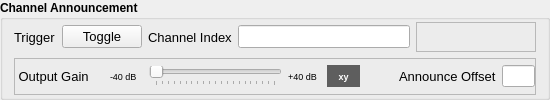
              <widget class="QGroupBox" name="groupBox_announce">
               <property name="font">
                <font>
                 <pointsize>9</pointsize>
                 <weight>75</weight>
                 <bold>true</bold>
                </font>
               </property>
               <property name="title">
                <string>Channel Announcement</string>
               </property>
               <layout class="QGridLayout" name="gridLayout_6">
                <property name="topMargin">
                 <number>2</number>
                </property>
                <property name="bottomMargin">
                 <number>2</number>
                </property>
                <item row="0" column="4">
                 <widget class="QFrame" name="frame">
                  <property name="minimumSize">
                   <size>
                    <width>120</width>
                    <height>30</height>
                   </size>
                  </property>
                  <property name="font">
                   <font>
                    <pointsize>8</pointsize>
                    <weight>50</weight>
                    <bold>false</bold>
                   </font>
                  </property>
                  <property name="accessibleDescription">
                   <string>chanAnn_node:/playback/current_status:BEHAVIOR=JVX_WW_COMBOBOX_READ_ONCE,UIELEMENTTP=JVX_WW_FRAME_ELEMENTS_LABELS,MINSIZEW=50,RTUPDATE=yes</string>
                  </property>
                  <property name="frameShape">
                   <enum>QFrame::StyledPanel</enum>
                  </property>
                  <property name="frameShadow">
                   <enum>QFrame::Raised</enum>
                  </property>
                 </widget>
                </item>
                <item row="0" column="1">
                 <widget class="QPushButton" name="pushButton">
                  <property name="font">
                   <font>
                    <pointsize>10</pointsize>
                    <weight>50</weight>
                    <bold>false</bold>
                   </font>
                  </property>
                  <property name="accessibleDescription">
                   <string>chanAnn_node:/playback/trigger_start:</string>
                  </property>
                  <property name="text">
                   <string>Toggle</string>
                  </property>
                 </widget>
                </item>
                <item row="0" column="0">
                 <widget class="QLabel" name="label">
                  <property name="font">
                   <font>
                    <pointsize>10</pointsize>
                    <weight>50</weight>
                    <bold>false</bold>
                   </font>
                  </property>
                  <property name="text">
                   <string>Trigger</string>
                  </property>
                 </widget>
                </item>
                <item row="0" column="3">
                 <widget class="QLineEdit" name="lineEdit">
                  <property name="font">
                   <font>
                    <pointsize>10</pointsize>
                    <weight>50</weight>
                    <bold>false</bold>
                   </font>
                  </property>
                  <property name="accessibleDescription">
                   <string>chanAnn_node:/playback/current_channel_number:RTUPDATE=yes</string>
                  </property>
                 </widget>
                </item>
                <item row="0" column="2">
                 <widget class="QLabel" name="label_2">
                  <property name="font">
                   <font>
                    <pointsize>10</pointsize>
                    <weight>50</weight>
                    <bold>false</bold>
                   </font>
                  </property>
                  <property name="text">
                   <string>Channel Index</string>
                  </property>
                 </widget>
                </item>
                <item row="1" column="0" colspan="5">
                 <widget class="QFrame" name="frame_5">
                  <property name="frameShape">
                   <enum>QFrame::StyledPanel</enum>
                  </property>
                  <property name="frameShadow">
                   <enum>QFrame::Raised</enum>
                  </property>
                  <layout class="QGridLayout" name="gridLayout_14" columnstretch="1,1,1,4,1,1,1,1,1">
                   <property name="leftMargin">
                    <number>0</number>
                   </property>
                   <property name="topMargin">
                    <number>0</number>
                   </property>
                   <property name="rightMargin">
                    <number>0</number>
                   </property>
                   <property name="bottomMargin">
                    <number>0</number>
                   </property>
                   <item row="0" column="3">
                    <widget class="QSlider" name="horizontalSlider_4">
                     <property name="minimumSize">
                      <size>
                       <width>0</width>
                       <height>0</height>
                      </size>
                     </property>
                     <property name="font">
                      <font>
                       <pointsize>10</pointsize>
                       <weight>50</weight>
                       <bold>false</bold>
                      </font>
                     </property>
                     <property name="accessibleDescription">
                      <string>chanAnn_node:/playback/output_volume:LABELREF=label_chann,LABELTRANSFORM=JVX_WW_SHOW_DB20,LABELUNIT=dB</string>
                     </property>
                     <property name="maximum">
                      <number>100</number>
                     </property>
                     <property name="orientation">
                      <enum>Qt::Horizontal</enum>
                     </property>
                     <property name="tickPosition">
                      <enum>QSlider::TicksBelow</enum>
                     </property>
                     <property name="tickInterval">
                      <number>5</number>
                     </property>
                    </widget>
                   </item>
                   <item row="0" column="2">
                    <widget class="QLabel" name="label_15">
                     <property name="font">
                      <font>
                       <pointsize>7</pointsize>
                       <weight>50</weight>
                       <italic>false</italic>
                       <bold>false</bold>
                      </font>
                     </property>
                     <property name="text">
                      <string>-40 dB</string>
                     </property>
                    </widget>
                   </item>
                   <item row="0" column="4">
                    <widget class="QLabel" name="label_17">
                     <property name="font">
                      <font>
                       <pointsize>7</pointsize>
                       <weight>50</weight>
                       <italic>false</italic>
                       <bold>false</bold>
                      </font>
                     </property>
                     <property name="text">
                      <string>+40 dB</string>
                     </property>
                    </widget>
                   </item>
                   <item row="0" column="7">
                    <widget class="QLabel" name="label_16">
                     <property name="font">
                      <font>
                       <pointsize>10</pointsize>
                       <weight>50</weight>
                       <bold>false</bold>
                      </font>
                     </property>
                     <property name="text">
                      <string>Announce Offset</string>
                     </property>
                    </widget>
                   </item>
                   <item row="0" column="5">
                    <widget class="QLabel" name="label_chann">
                     <property name="palette">
                      <palette>
                       <active>
                        <colorrole role="WindowText">
                         <brush brushstyle="SolidPattern">
                          <color alpha="255">
                           <red>255</red>
                           <green>255</green>
                           <blue>255</blue>
                          </color>
                         </brush>
                        </colorrole>
                        <colorrole role="Base">
                         <brush brushstyle="SolidPattern">
                          <color alpha="255">
                           <red>255</red>
                           <green>255</green>
                           <blue>255</blue>
                          </color>
                         </brush>
                        </colorrole>
                        <colorrole role="Window">
                         <brush brushstyle="SolidPattern">
                          <color alpha="255">
                           <red>94</red>
                           <green>94</green>
                           <blue>94</blue>
                          </color>
                         </brush>
                        </colorrole>
                       </active>
                       <inactive>
                        <colorrole role="WindowText">
                         <brush brushstyle="SolidPattern">
                          <color alpha="255">
                           <red>255</red>
                           <green>255</green>
                           <blue>255</blue>
                          </color>
                         </brush>
                        </colorrole>
                        <colorrole role="Base">
                         <brush brushstyle="SolidPattern">
                          <color alpha="255">
                           <red>255</red>
                           <green>255</green>
                           <blue>255</blue>
                          </color>
                         </brush>
                        </colorrole>
                        <colorrole role="Window">
                         <brush brushstyle="SolidPattern">
                          <color alpha="255">
                           <red>94</red>
                           <green>94</green>
                           <blue>94</blue>
                          </color>
                         </brush>
                        </colorrole>
                       </inactive>
                       <disabled>
                        <colorrole role="WindowText">
                         <brush brushstyle="SolidPattern">
                          <color alpha="255">
                           <red>120</red>
                           <green>120</green>
                           <blue>120</blue>
                          </color>
                         </brush>
                        </colorrole>
                        <colorrole role="Base">
                         <brush brushstyle="SolidPattern">
                          <color alpha="255">
                           <red>94</red>
                           <green>94</green>
                           <blue>94</blue>
                          </color>
                         </brush>
                        </colorrole>
                        <colorrole role="Window">
                         <brush brushstyle="SolidPattern">
                          <color alpha="255">
                           <red>94</red>
                           <green>94</green>
                           <blue>94</blue>
                          </color>
                         </brush>
                        </colorrole>
                       </disabled>
                      </palette>
                     </property>
                     <property name="font">
                      <font>
                       <pointsize>7</pointsize>
                      </font>
                     </property>
                     <property name="autoFillBackground">
                      <bool>true</bool>
                     </property>
                     <property name="text">
                      <string>xy</string>
                     </property>
                     <property name="alignment">
                      <set>Qt::AlignCenter</set>
                     </property>
                    </widget>
                   </item>
                   <item row="0" column="8">
                    <widget class="QLineEdit" name="lineEdit_2">
                     <property name="font">
                      <font>
                       <weight>50</weight>
                       <bold>false</bold>
                      </font>
                     </property>
                     <property name="accessibleDescription">
                      <string>chanAnn_node:/playback/channel_number_start_offset:NUMDIGITS=0</string>
                     </property>
                    </widget>
                   </item>
                   <item row="0" column="6">
                    <spacer name="horizontalSpacer_4">
                     <property name="orientation">
                      <enum>Qt::Horizontal</enum>
                     </property>
                     <property name="sizeHint" stdset="0">
                      <size>
                       <width>40</width>
                       <height>20</height>
                      </size>
                     </property>
                    </spacer>
                   </item>
                   <item row="0" column="0" colspan="2">
                    <widget class="QLabel" name="label_14">
                     <property name="font">
                      <font>
                       <pointsize>10</pointsize>
                       <weight>50</weight>
                       <bold>false</bold>
                      </font>
                     </property>
                     <property name="text">
                      <string> Output Gain    </string>
                     </property>
                    </widget>
                   </item>
                  </layout>
                 </widget>
                </item>
               </layout>
              </widget>
